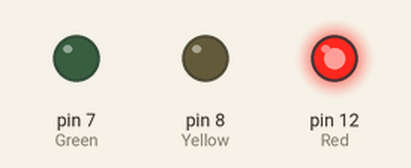
Simulated run of this sketch. Board: Arduino Uno, built with avr-gcc and run on an emulated ATmega328P. Parts: output pins drawn as LEDs (lit = HIGH).

Above: at 2.5 s.
At 5.5 s:
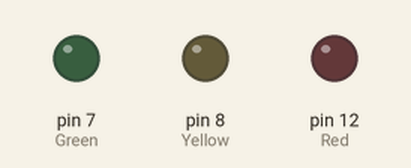
At 7.0 s:
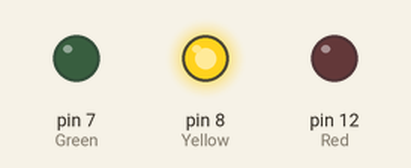
At 11.5 s:
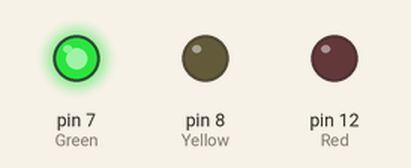
Timing chart, 0 to 19.5 s (numbered marks = the images above):
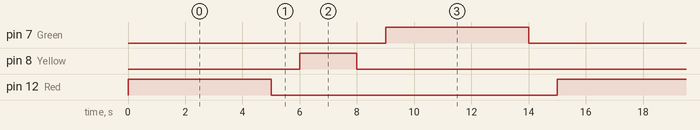

Measured:
- by itself, pin 7 (Green), pin 12 (Red): alternates HIGH for 5.0 s and LOW for 10.0 s
- by itself, pin 8 (Yellow): alternates HIGH for 2.0 s and LOW for 13.0 s
- by itself, everything shown: repeats every 15.0 s, in 6 steps

The sketch:

traffic_light.ino
```cpp
// C++ code
//
void setup()
{
  pinMode(12, OUTPUT);// Red
  pinMode(8, OUTPUT);// Yellow
  pinMode(7, OUTPUT);// Green
}

void loop()
{
  digitalWrite(12, HIGH);
  delay(5000); // Red for 5 seconds
  digitalWrite(12, LOW);
  delay(1000);// All off for 1 second
  digitalWrite(8, HIGH);
  delay(2000);// Yellow for 2 seconds
  digitalWrite(8, LOW);
  delay(1000);// All off for 1 second
  digitalWrite(7, HIGH);
  delay(5000);// Green for 5 seconds
  digitalWrite(7, LOW);
  delay(1000);// All off for 1 second
}
```
